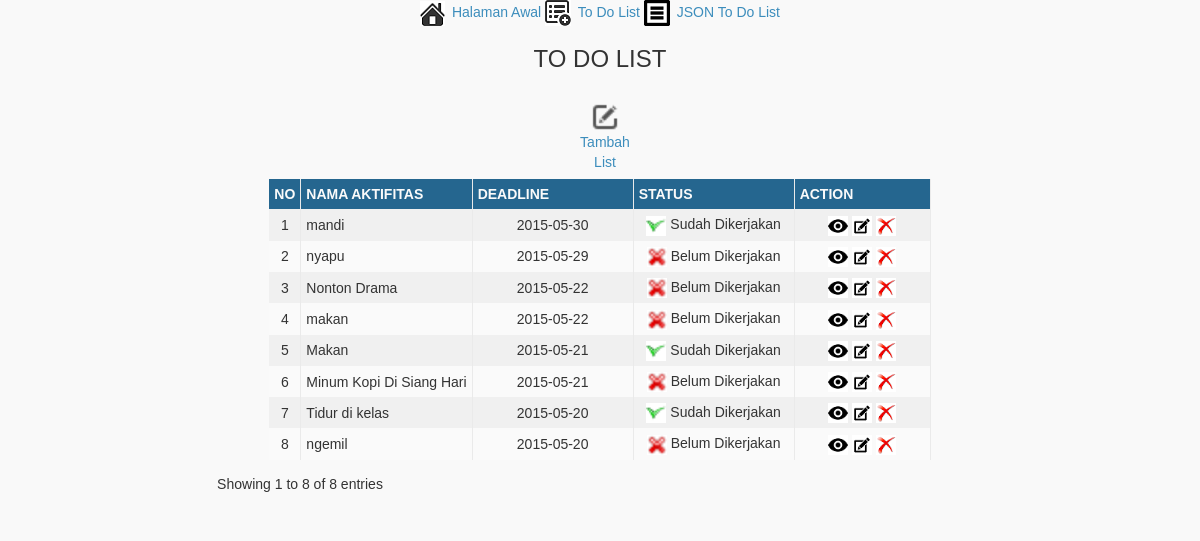
The page /webweban/index.php/todo on the database its author committed.
### tables this page shows
CREATE TABLE IF NOT EXISTS `todo` (
`id` int(11) NOT NULL,
  `aktivitas` varchar(200) NOT NULL,
  `deskripsi` text NOT NULL,
  `tanggal` date NOT NULL,
  `status` tinyint(1) NOT NULL DEFAULT '0',
  `create_at` datetime NOT NULL,
  `update_at` datetime NOT NULL
);

### webweban/application/controllers/Todo.php (called while the page is built, shortened)
<?php
class Todo extends CI_Controller {
	public function __construct (){
		$this->load->model('todolist_model');
	}
	public function index (){
		$data['todo'] = $this->todolist_model->get_todo();
        $data['title'] = 'To Do List Archive';
        $this->load->view('templates/header', $data);
        $this->load->view('todo/index', $data);
        $this->load->view('templates/footer');
	}
}

### webweban/index.php (called while the page is built, shortened)
<?php
require_once BASEPATH.'core/CodeIgniter.php';

### webweban/application/models/todolist_model.php (called while the page is built, shortened)
<?php
class Todolist_model extends CI_Model {
	public function get_todo ($id = FALSE){
		if($id === FALSE){
			$this->db->order_by('tanggal', 'DESC');
			$query = $this->db->get('todo');
			return $query->result_array();
		}
		$query = $this->db->get_where('todo',array('id' => $id));
		return $query -> row_array();
	}
}
?>

### webweban/application/views/todo/index.php (the view, shortened to what this page needs)
<center>
    <div align="center" style="width:50px; margin-left:10px;" >
    	<a href="todo/create"><img src="http://<?php echo base_url(); ?>/assets/img/input.png" width="30">
            <br>Tambah List</a>
    </div>
    <div>
        <table id="tabeladm">
            <thead>
                <tr class="tabelhead">
                    <th width="20" class="tabelbor" align="center">NO</th>
                    <th class="tabelbor">NAMA AKTIFITAS</th>
                    <th width="150" class="tabelbor">DEADLINE</th>
                    <th width="150" class="tabelbor">STATUS</th>
                    <th width="125" class="tabelbor">ACTION</th>
                </tr>
            </thead>
            <tbody>
			<?php
        	$no=1;
			foreach ($todo as $todo_list):  ?>
            <tr class="tabelisi">
                <td align="center" class="tabelbor"><?php echo $no; ?></td>
                <td align="left" class="tabelbor"><?php echo $todo_list['aktivitas']; ?></td>
                <td align="center" class="tabelbor"><?php echo $todo_list['tanggal']; ?></td>
                <td align="center" class="tabelbor"><?php
                    if($todo_list['status']==1){ ?>
                    	<a href="http://<?php echo base_url(); ?>index.php/todo/status/<?php echo $todo_list['id']; ?>">
                    <img src="http://<?php echo base_url(); ?>/assets/img/check.png" height="20" title="check" /></a>
                        Sudah Dikerjakan<?php
                    }
                    else { ?>
                    	<a href="http://<?php echo base_url(); ?>index.php/todo/status/<?php echo $todo_list['id']; ?>">
                        <img src="http://<?php echo base_url(); ?>/assets/img/cross.png" height="20" title="cross" /></a>
                        Belum Dikerjakan</a><?php
                    }?>
                </td>
                <td align="center" class="tabelbor">
                    <a href="http://<?php echo base_url(); ?>index.php/todo/view/<?php echo $todo_list['id']; ?>">
                    <img src="http://<?php echo base_url(); ?>/assets/img/detail.png" height="20" title="View" /></a>
                    <a href="http://<?php echo base_url(); ?>index.php/todo/update/<?php echo $todo_list['id']; ?>">
                    <img src="http://<?php echo base_url(); ?>/assets/img/edit.png" height="20" title="Update" /></a>
                	<a href="http://<?php echo base_url(); ?>index.php/todo/delete/<?php echo $todo_list['id']; ?>" onclick="return confirm('Apakah Anda Yakin Akan Menghapus Data <?php echo $todo_list['aktivitas']; ?>');">
                    <img src="http://<?php echo base_url(); ?>/assets/img/delete.png" height="20" title="Delete" /></a>
                </td>
            </tr> <?php
            $no++;
            endforeach
            ?>
            </tbody>
            </table>
	</div>
     </center>

### webweban/application/views/templates/header.php (shortened to what this page needs)
<!DOCTYPE html>
<html>
 <head>
        <link href="http://<?php echo base_url(); ?>/assets/css/bootstrap.css" rel="stylesheet" type="text/css" />
        <link href="http://<?php echo base_url(); ?>/assets/css/font-awesome.css" rel="stylesheet" type="text/css" />
        <link href="http://<?php echo base_url(); ?>/assets/css/ionicons.css" rel="stylesheet" type="text/css" />
        <link href="http://<?php echo base_url(); ?>/assets/css/AdminLTE.css" rel="stylesheet" type="text/css" />
        <link href="http://<?php echo base_url(); ?>/assets/css/datatables/dataTables.bootstrap.css" rel="stylesheet" type="text/css" />
        <link href="http://<?php echo base_url(); ?>/assets/css/smoothness/jquery-ui-1.9.0.custom.css" rel="stylesheet" type="text/css" />
    </head>
            <center>
                <table>
                    <tr>
                             <a href="http://<?php echo base_url(); ?>index.php" title="Halaman Awal">
                                <span style="margin:0 3px 0 0;"><img src="http://<?php echo base_url(); ?>/assets/img/home.png" /></span>
                                <span>Halaman Awal</span>
                            </a>
                    </tr>
                   <tr>
                            <a href="http://<?php echo base_url(); ?>index.php/todo" title="To Do List">
                                <span style="margin:0 3px 0 0;"><img src="http://<?php echo base_url(); ?>/assets/img/daftar.png" /></span>
                                <span>To Do List</span>
                            </a>
                    </tr>
                    <tr>
                            <a href="http://<?php echo base_url(); ?>index.php/json" title="JSON To Do List">
                                <span style="margin:0 3px 0 0;"><img src="http://<?php echo base_url(); ?>/assets/img/output.png" /></span>
                                <span>JSON To Do List</span>
                            </a>
                    </tr>
                </table>
            </center>
          <aside class="main-side">
            <section class="content-header">
                <h3 >
                    <center> TO DO LIST </center>
                </h3>
            </section>
            <section class="content">

### webweban/application/views/templates/footer.php (shortened to what this page needs)
</aside>
</body>
</html>

### rows shown on the page
todo: aktivitas "mandi", tanggal "2015-05-30", status 1 (drawn)
todo: aktivitas "nyapu", tanggal "2015-05-29", status 0 (drawn)
todo: aktivitas "Nonton Drama", tanggal "2015-05-22", status 0 (drawn)
todo: aktivitas "makan", tanggal "2015-05-22", status 0 (drawn)
todo: aktivitas "Makan", tanggal "2015-05-21", status 1 (drawn)
todo: aktivitas "Minum Kopi Di Siang Hari", tanggal "2015-05-21", status 0 (drawn)
todo: aktivitas "Tidur di kelas", tanggal "2015-05-20", status 1 (drawn)
todo: aktivitas "ngemil", tanggal "2015-05-20", status 0 (drawn)
